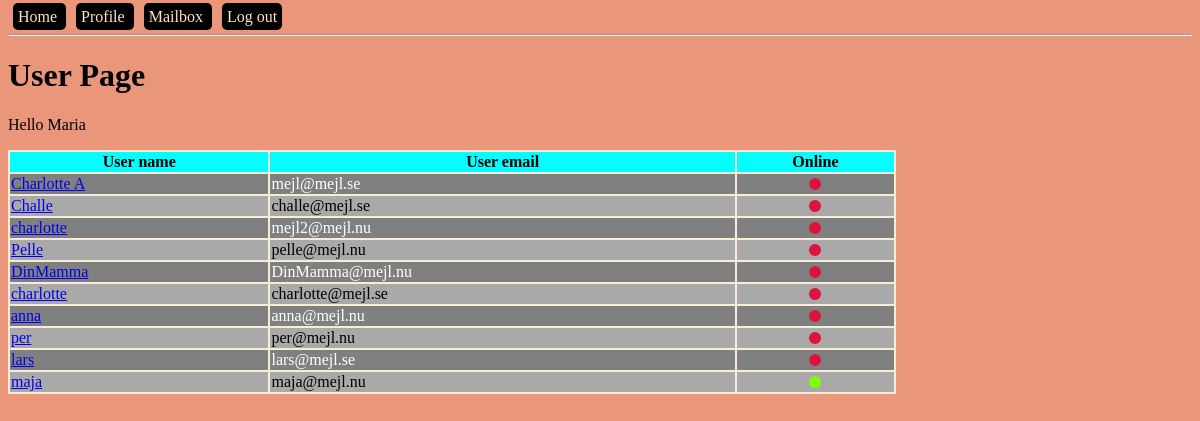
Page /profile (signed in) on the committed database.
### models.py (models this page shows, shortened)
class User(db.Model):
    id = db.Column(db.Integer, primary_key=True, autoincrement=True)
    name = db.Column(db.String(150))
    email = db.Column(db.String(150), unique=True) # Vill inte ha två användare med samma epost
    password = db.Column(db.String(100))
    admin = db.Column(db.BOOLEAN, default=False)
    online = db.Column(db.BOOLEAN, default=False)
    sent_messages = db.relationship('Message', backref='sender', lazy=True)
    recv_messages = db.relationship('Message', secondary=message_recv, lazy='subquery',
                                    backref=db.backref('receivers', lazy=True))

### blueprints/user/__init__.py (the view)
@bp_user.get('/profile')
@login_required # Begränsar åtkomst till profilen om man inte är inloggad
def user_get():
    users = get_all_but_current_user()
    return render_template("user.html", users=users)

### app.py (called while the page is built)
def create_app():
    app = Flask(__name__)
    app.config['SECRET_KEY'] = '123secret'
    app.config['SQLALCHEMY_TRACK_MODIFICATIONS'] = False
    app.config['SQLALCHEMY_DATABASE_URI'] = 'sqlite:///db.sqlite'
    db.init_app(app)
    login_manager = LoginManager()
    login_manager.init_app(app)
    @login_manager.user_loader
    def load_user(user_id):
        from models import User
        return User.query.filter_by(id=user_id).first()
    from blueprints.open import bp_open
    app.register_blueprint(bp_open)
    from blueprints.user import bp_user
    app.register_blueprint(bp_user)
    from blueprints.api import bp_api
    app.register_blueprint(bp_api, url_prefix='/api/v1.0')
    return app

### controllers/user_controller.py (called while the page is built)
def get_all_but_current_user():
    from models import User
    user = current_user
    return User.query.filter(User.id != user.id).all()

### templates/user.html (shortened to what this page needs)
{% extends "base-template.html" %}
{% block content %}
    <h1 id="main-heading">User Page</h1>
    <p>Hello {{ current_user.name }}</p>
    <table>
    <tr>
        <th>User name</th>
        <th>User email</th>
        <th>Online</th>
    </tr>
        {% for user in users %}
            <tr>
                <td><a href="{{ url_for('bp_user.message_get', user_id=user.id) }}">{{ user.name }}</a></td>
                <td>{{ user.email }}</td>
                <td class="center-content">
                    {% if user.online %}
                        <div class="circle online"></div>
                    {% else %}
                        <div class="circle offline"></div>
                    {% endif %}
                </td>
            </tr>
        {% endfor %}
    </table>
{% endblock %}

### static/css/main.css (style rules this page uses)
body { background-color: darksalmon; }
table { width: 75%; background-color: antiquewhite; }
th { background: aqua; }
tr:nth-child(odd) { background: darkgrey; }
tr:nth-child(even) { background: grey; color: white; }
.circle { margin: 0 auto; width: 12px; height: 12px; border-radius: 50%; }
.online { background: chartreuse; }
.offline { background: crimson; }

### rows in the picture
User: name "Maria"
User: name "Charlotte A", email "mejl@mejl.se"
User: name "Challe", email "challe@mejl.se"
User: name "charlotte", email "mejl2@mejl.nu"
User: name "Pelle", email "pelle@mejl.nu"
User: name "DinMamma", email "DinMamma@mejl.nu"
User: name "charlotte", email "charlotte@mejl.se"
User: name "anna", email "anna@mejl.nu"
User: name "per", email "per@mejl.nu"
User: name "lars", email "lars@mejl.se"
User: name "maja", email "maja@mejl.nu", online True (drawn)
